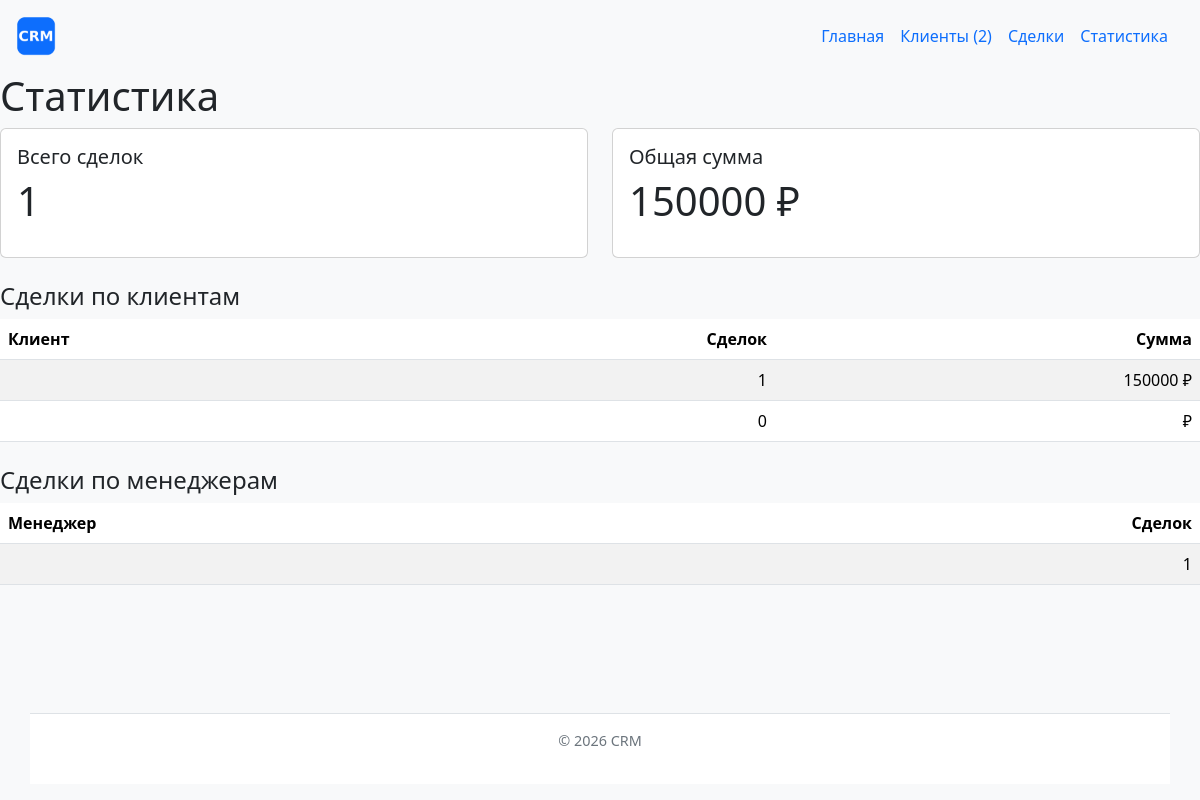
/deals/statistics/, run on an earlier commit of the app's database.
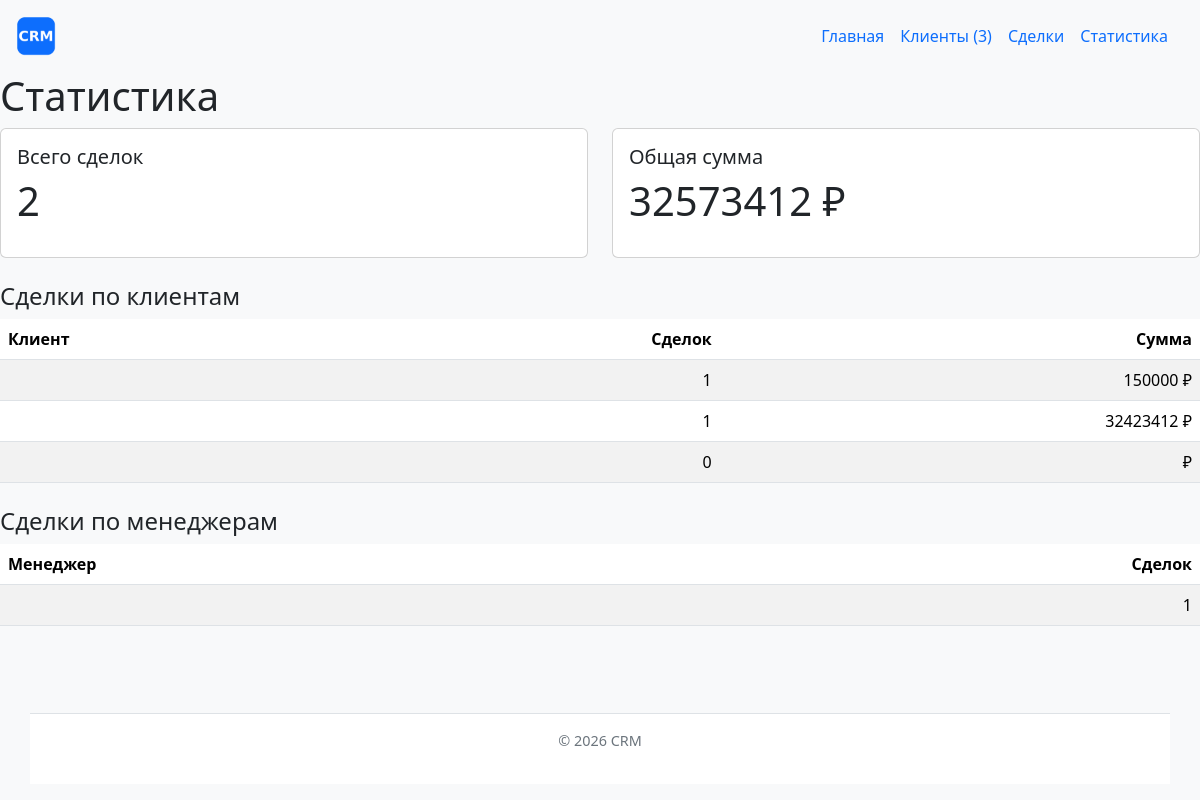
And on a later commit of the database.
### clients/models.py (models this page shows, shortened)
class Client(models.Model):
    class Status(models.TextChoices):
        NEW = 'Новый', 'Новый'
        IN_PROGRESS = 'В работе', 'В работе'
        CLOSED = 'Закрыт', 'Закрыт'
        REJECTED = 'Отказ', 'Отказ'
    name = models.CharField(max_length=256, verbose_name="Название")
    status = models.CharField(
        max_length=50,
        choices=Status.choices,
        default=Status.NEW,
        verbose_name="Статус"
    )
    created = models.DateField(
        default=date.today, verbose_name="Дата создания")
    slug = models.SlugField(
        max_length=255,
        unique=True,
        blank=True,
        editable=False,
        verbose_name="URL-идентификатор"
    )
    is_vip = models.BooleanField(
        default=False,
        verbose_name="VIP-клиент"
    )
    class Meta:
        verbose_name = "Клиент"
        verbose_name_plural = "Клиенты"
        ordering = ['name']

class Manager(models.Model):
    name = models.CharField(max_length=256, verbose_name="Имя")
    email = models.EmailField(verbose_name="Email")
    class Meta:
        verbose_name = "Менеджер"
        verbose_name_plural = "Менеджеры"
        ordering = ['name']

### deals/views.py (the view)
# urls.py: path("statistics/", views.statistics, name="statistics"),
def statistics(request):
    by_client = Client.objects.annotate(
        deals_count=Count('deals'),
        total_amount=Sum('deals__amount')
    ).order_by('-deals_count', 'name')
    by_manager = Manager.objects.annotate(
        deals_count=Count('deals', filter=Q(deals__stage=Deal.Stage.OPEN)),
        total_amount=Sum('deals__amount', filter=Q(deals__amount__gt=0))
    ).order_by('-deals_count', 'name')
    total_stats = Deal.objects.aggregate(
        total_count=Count('id'),
        total_amount=Sum('amount')
    )
    context = {
        "by_client": by_client,
        "by_manager": by_manager,
        "total_count": total_stats['total_count'] or 0,
        "total_amount": total_stats['total_amount'] or 0,
    }
    return render(request, "deals/statistics.html", context)

### clients/context_processors.py (called while the page is built)
def crm_context(request):
    return {
        "site_name": "CRM Система",
        "clients_count": Client.objects.count(),
    }

### deals/templates/deals/statistics.html (shortened to what this page needs)
{% extends "base.html" %}
{% block content %}
    <h1>Статистика</h1>
    <div class="row mb-4">
        <div class="col-md-6">
            <div class="card">
                <div class="card-body">
                    <h2 class="h5">Всего сделок</h2>
                    <p class="display-6">{{ total_count }}</p>
                </div>
            </div>
        </div>
        <div class="col-md-6">
            <div class="card">
                <div class="card-body">
                    <h2 class="h5">Общая сумма</h2>
                    <p class="display-6">{{ total_amount|floatformat:0 }} ₽</p>
                </div>
            </div>
        </div>
    </div>
    <h2 class="h4">Сделки по клиентам</h2>
    <table class="table table-striped">
        <thead>
            <tr>
                <th>Клиент</th>
                <th class="text-end">Сделок</th>
                <th class="text-end">Сумма</th>
            </tr>
        </thead>
        <tbody>
            {% for row in by_client %}
                <tr>
                    <td>{{ row.client_name }}</td>
                    <td class="text-end">{{ row.deals_count }}</td>
                    <td class="text-end">{{ row.total_amount|floatformat:0 }} ₽</td>
                </tr>
            {% empty %}
                <tr><td colspan="3">Данных нет.</td></tr>
            {% endfor %}
        </tbody>
    </table>
    <h2 class="h4 mt-4">Сделки по менеджерам</h2>
    <table class="table table-striped">
        <thead>
            <tr>
                <th>Менеджер</th>
                <th class="text-end">Сделок</th>
            </tr>
        </thead>
        <tbody>
            {% for row in by_manager %}
                <tr>
                    <td>{{ row.manager_name }}</td>
                    <td class="text-end">{{ row.deals_count }}</td>
                </tr>
            {% empty %}
                <tr><td colspan="2">Данных нет.</td></tr>
            {% endfor %}
        </tbody>
    </table>
{% endblock %}

What changed in the data, as far as the page shows it:
added Client: deals_count "1", total_amount "32423412"
Also different on the page:
{{ clients_count }}: "2" → "3"
{{ total_count }}: "1" → "2"
{{ total_amount|floatformat:0 }}: "150000" → "32573412"
